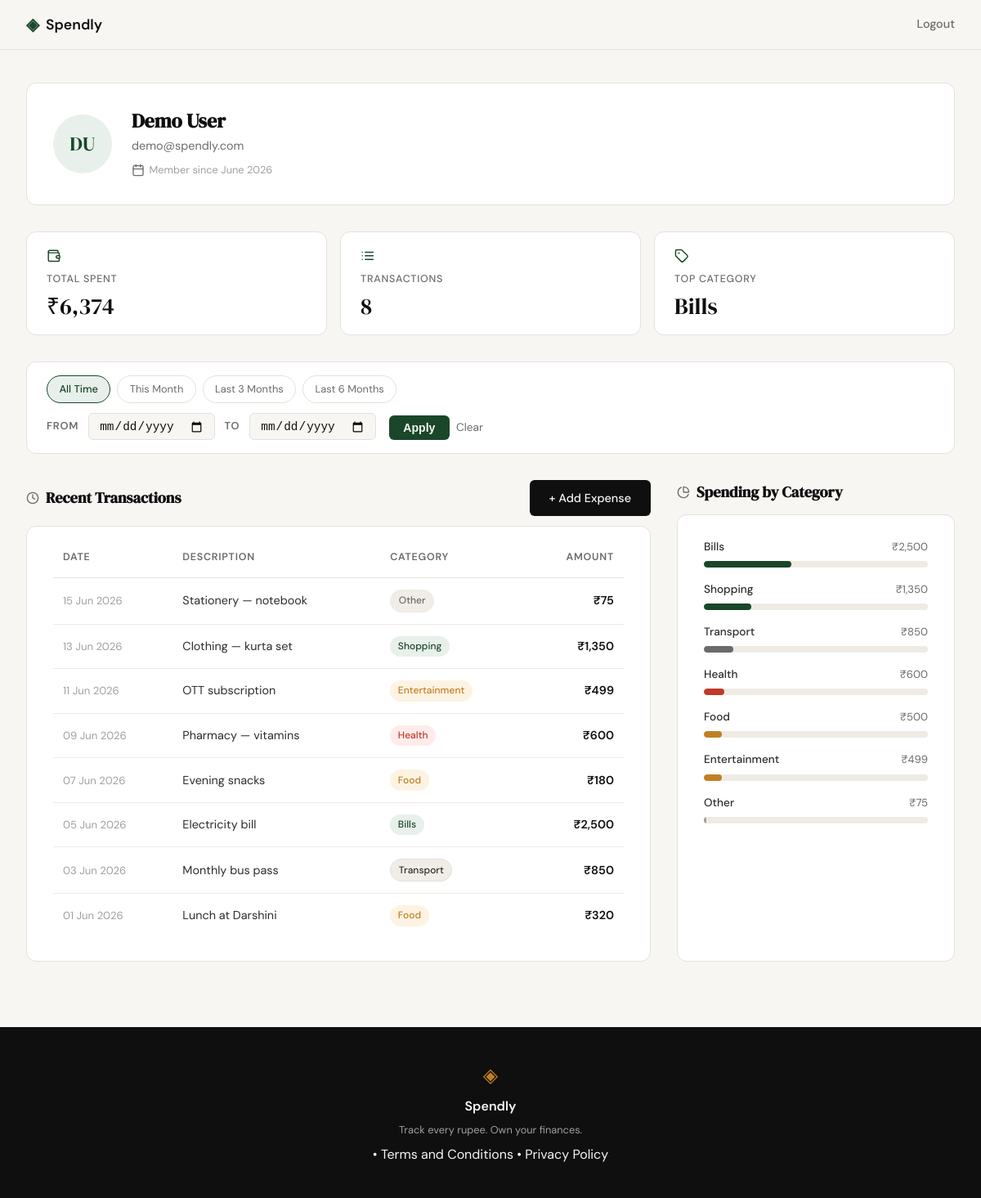
Screenshot of /profile (signed in) with the database file from the repository.
### tables this page shows
CREATE TABLE users (
            id            INTEGER PRIMARY KEY AUTOINCREMENT,
            name          TEXT    NOT NULL,
            email         TEXT    UNIQUE NOT NULL,
            password_hash TEXT    NOT NULL,
            created_at    TEXT    DEFAULT (datetime('now'))
        );

CREATE TABLE expenses (
            id          INTEGER PRIMARY KEY AUTOINCREMENT,
            user_id     INTEGER NOT NULL,
            amount      REAL    NOT NULL,
            category    TEXT    NOT NULL,
            date        TEXT    NOT NULL,
            description TEXT,
            created_at  TEXT    DEFAULT (datetime('now')),
            FOREIGN KEY (user_id) REFERENCES users (id)
        );

### app.py (the view)
@app.route("/profile")
def profile():
    if not session.get("user_id"):
        return redirect(url_for("login"))
    db_user = get_user_by_id(session["user_id"])
    if db_user is None:
        session.clear()
        return redirect(url_for("login"))
    user = {
        "name": db_user["name"],
        "email": db_user["email"],
        "member_since": _fmt_member_since(db_user["created_at"]),
    }
    filter_from = request.args.get("from_date", "").strip()
    filter_to = request.args.get("to_date", "").strip()
    filter_error = None
    filter_hint = None
    active_filter = False
    if filter_from and not _DATE_RE.match(filter_from):
        filter_error = "Invalid start date. Use YYYY-MM-DD format."
        filter_from = filter_to = ""
    elif filter_to and not _DATE_RE.match(filter_to):
        filter_error = "Invalid end date. Use YYYY-MM-DD format."
        filter_from = filter_to = ""
    elif bool(filter_from) != bool(filter_to):
        filter_hint = "Please provide both a start and an end date."
        filter_from = filter_to = ""
    elif filter_from and filter_to:
        if filter_from > filter_to:
            filter_error = "Start date must be on or before the end date."
            filter_from = filter_to = ""
        else:
            active_filter = True
    user_id = session["user_id"]
    from_arg = filter_from if active_filter else None
    to_arg = filter_to if active_filter else None
    expenses = get_user_expenses(user_id, from_arg, to_arg)
    stats = get_user_stats(user_id, from_arg, to_arg)
    categories = get_user_categories(user_id, from_arg, to_arg)
    filter_from_display = _fmt_date(filter_from) if active_filter else ""
    filter_to_display = _fmt_date(filter_to) if active_filter else ""
    _today = date.today()
    quick_filters = {
        "This Month":    (_today.replace(day=1).isoformat(), _today.isoformat()),
        "Last 3 Months": ((_today - timedelta(days=90)).isoformat(), _today.isoformat()),
        "Last 6 Months": ((_today - timedelta(days=180)).isoformat(), _today.isoformat()),
    }
    return render_template(
        "profile.html",
        user=user, stats=stats, expenses=expenses, categories=categories,
        filter_from=filter_from, filter_to=filter_to,
        filter_from_display=filter_from_display, filter_to_display=filter_to_display,
        active_filter=active_filter,
        filter_error=filter_error, filter_hint=filter_hint,
        quick_filters=quick_filters,
    )

### app.py (called while the page is built)
@app.after_request
def set_security_headers(response):
    response.headers["X-Content-Type-Options"] = "nosniff"
    response.headers["X-Frame-Options"] = "DENY"
    response.headers["Referrer-Policy"] = "strict-origin-when-cross-origin"
    return response

### database/db.py (called while the page is built)
def get_db():
    conn = sqlite3.connect(DB_PATH)
    conn.row_factory = sqlite3.Row
    conn.execute("PRAGMA foreign_keys = ON")
    return conn

def get_user_by_id(user_id):
    conn = get_db()
    cursor = conn.cursor()
    cursor.execute("SELECT * FROM users WHERE id = ?", (user_id,))
    user = cursor.fetchone()
    conn.close()
    return user

def _fmt_amount(amount_float):
    return f"₹{int(amount_float):,}"

def _fmt_date(date_str):
    dt = datetime.strptime(date_str, "%Y-%m-%d")
    return dt.strftime("%#d %b %Y")

def _fmt_member_since(created_at_str):
    dt = datetime.strptime(created_at_str, "%Y-%m-%d %H:%M:%S")
    return dt.strftime("%B %Y")

def _date_filter(from_date, to_date):
    if from_date and to_date:
        return " AND date BETWEEN ? AND ?", [from_date, to_date]
    return "", []

def get_user_expenses(user_id, from_date=None, to_date=None):
    conn = get_db()
    cursor = conn.cursor()
    date_clause, date_params = _date_filter(from_date, to_date)
    sql = ("SELECT date, description, category, amount FROM expenses "
           "WHERE user_id = ?" + date_clause)
    params = [user_id] + date_params
    sql += " ORDER BY date DESC" if date_clause else " ORDER BY date DESC LIMIT 10"
    cursor.execute(sql, params)
    rows = cursor.fetchall()
    conn.close()
    return [
        {
            "date": _fmt_date(row["date"]),
            "description": row["description"],
            "category": row["category"],
            "amount": _fmt_amount(row["amount"]),
        }
        for row in rows
    ]

### templates/profile.html (shortened to what this page needs)
{% extends "base.html" %}
{% block head %}
<link rel="stylesheet" href="{{ url_for('static', filename='css/profile.css') }}">
{% endblock %}
{% block content %}
<div class="profile-page">
  <div class="profile-inner">
    <section class="profile-hero">
      <div class="profile-avatar">
        <span class="profile-avatar__initials">
          {{ user.name.split()[0][0] }}{{ user.name.split()[-1][0] }}
        </span>
      </div>
      <div class="profile-identity">
        <h1 class="profile-identity__name">{{ user.name }}</h1>
        <p class="profile-identity__email">{{ user.email }}</p>
        <p class="profile-identity__since">
          <i data-lucide="calendar" class="profile-icon"></i>
          Member since {{ user.member_since }}
        </p>
      </div>
    </section>
    <section class="profile-stats">
      <div class="profile-stat-card">
        <i data-lucide="wallet" class="profile-stat-card__icon"></i>
        <span class="profile-stat-card__label">Total Spent</span>
        <span class="profile-stat-card__value">{{ stats.total_spent }}</span>
      </div>
      <div class="profile-stat-card">
        <i data-lucide="list" class="profile-stat-card__icon"></i>
        <span class="profile-stat-card__label">Transactions</span>
        <span class="profile-stat-card__value">{{ stats.transaction_count }}</span>
      </div>
      <div class="profile-stat-card">
        <i data-lucide="tag" class="profile-stat-card__icon"></i>
        <span class="profile-stat-card__label">Top Category</span>
        <span class="profile-stat-card__value">{{ stats.top_category }}</span>
      </div>
    </section>
    <form class="filter-form" method="GET" action="{{ url_for('profile') }}">
      <div class="quick-filter">
        <a href="{{ url_for('profile') }}"
           class="quick-filter__btn {% if not active_filter %}quick-filter__btn--active{% endif %}">
          All Time
        </a>
        {% for label, (from_d, to_d) in quick_filters.items() %}
        <a href="{{ url_for('profile', from_date=from_d, to_date=to_d) }}"
           class="quick-filter__btn {% if filter_from == from_d and filter_to == to_d %}quick-filter__btn--active{% endif %}">
          {{ label }}
        </a>
        {% endfor %}
      </div>
      <div class="filter-form__row">
        <div class="filter-form__fields">
          <label class="filter-form__label" for="from_date">From</label>
          <input class="filter-form__input" type="date" id="from_date"
                 name="from_date" value="{{ filter_from }}">
          <label class="filter-form__label" for="to_date">To</label>
          <input class="filter-form__input" type="date" id="to_date"
                 name="to_date" value="{{ filter_to }}">
        </div>
        <div class="filter-form__actions">
          <button class="filter-form__btn" type="submit">Apply</button>
          {% if not active_filter %}
          <a class="filter-form__clear" href="{{ url_for('profile') }}">Clear</a>
          {% endif %}
        </div>
      </div>
    </form>
    <div class="profile-bottom-grid">
      <section class="profile-section">
        <div class="profile-section__header">
          <h2 class="profile-section__heading">
            <i data-lucide="clock" class="profile-icon"></i>
            Recent Transactions
          </h2>
          <a href="{{ url_for('add_expense_view') }}" class="btn-primary">+ Add Expense</a>
        </div>
        <div class="profile-card">
          <table class="txn-table">
            <thead class="txn-table__head">
              <tr>
                <th class="txn-table__th">Date</th>
                <th class="txn-table__th">Description</th>
                <th class="txn-table__th">Category</th>
                <th class="txn-table__th txn-table__th--right">Amount</th>
              </tr>
            </thead>
            <tbody>
              {% for expense in expenses %}
              <tr class="txn-table__row">
                <td class="txn-table__td txn-table__td--date">{{ expense.date }}</td>
                <td class="txn-table__td">{{ expense.description }}</td>
                <td class="txn-table__td">
                  <span class="cat-badge cat-badge--{{ expense.category | lower | replace(' ', '-') }}">
                    {{ expense.category }}
                  </span>
                </td>
                <td class="txn-table__td txn-table__td--amount">{{ expense.amount }}</td>
              </tr>
              {% endfor %}
            </tbody>
          </table>
        </div>
      </section>
      <section class="profile-section">
        <h2 class="profile-section__heading">
          <i data-lucide="pie-chart" class="profile-icon"></i>
          Spending by Category
        </h2>
        <div class="profile-card profile-card--full-height">
          <div class="cat-breakdown">
            {% for cat in categories %}
            <div class="cat-breakdown__row">
              <div class="cat-breakdown__meta">
                <span class="cat-breakdown__name">{{ cat.name }}</span>
                <span class="cat-breakdown__total">{{ cat.total }}</span>
              </div>
              <div class="cat-breakdown__track">
                <div
                  class="cat-breakdown__fill cat-breakdown__fill--{{ cat.name | lower | replace(' ', '-') }}"
                  style="--bar-pct: {{ cat.pct }}%">
                </div>
              </div>
            </div>
            {% endfor %}
          </div>
        </div>
      </section>
    </div>
  </div>
</div>
{% endblock %}

### static/css/style.css (style rules this page uses)
:root { --ink: #0f0f0f; --ink-soft: #2d2d2d; --ink-muted: #6b6b6b; --ink-faint: #a0a0a0; --paper: #f7f6f3; --paper-warm: #f0ede6; --paper-card: #ffffff; --accent: #1a472a; --accent-light: #e8f0eb; --accent-2: #c17f24; --accent-2-light: #fdf3e3; --danger: #c0392b; --danger-light: #fdecea; --border: #e4e1da; --border-soft: #eeebe4; --font-display: 'DM Serif Display', Georgia, serif; --font-body: 'DM Sans', system-ui, sans-serif; --max-width: 1200px; --auth-width: 440px; --radius-sm: 6px; --radius-md: 12px; --radius-lg: 20px; }
*, *::before, *::after { box-sizing: border-box; margin: 0; padding: 0; }
html { font-size: 16px; scroll-behavior: smooth; }
body { background: var(--paper); color: var(--ink); font-family: var(--font-body); font-size: 1rem; line-height: 1.6; -webkit-font-smoothing: antialiased; }
a { color: inherit; text-decoration: none; }
.btn-primary { display: inline-block; background: var(--ink); color: var(--paper); padding: 0.65rem 1.5rem; border-radius: var(--radius-sm); font-family: var(--font-body); font-size: 0.9rem; font-weight: 500; cursor: pointer; border: none; transition: background 0.2s; text-decoration: none; }

### rows the page displays
users: name "D", name "U", name "Demo User", email "demo@spendly.com"
expenses: top_category "Bills", date "05 Jun 2026", description "Electricity bill", category "Bills", amount "₹2,500"
expenses: date "15 Jun 2026", description "Stationery — notebook", category "Other", amount "₹75"
expenses: date "13 Jun 2026", description "Clothing — kurta set", category "Shopping", amount "₹1,350"
expenses: date "11 Jun 2026", description "OTT subscription", category "Entertainment", amount "₹499"
expenses: date "09 Jun 2026", description "Pharmacy — vitamins", category "Health", amount "₹600"
expenses: date "07 Jun 2026", description "Evening snacks", category "Food", amount "₹180"
expenses: date "03 Jun 2026", description "Monthly bus pass", category "Transport", amount "₹850"
expenses: date "01 Jun 2026", description "Lunch at Darshini", category "Food", amount "₹320"

### other values shown
{{ user.member_since }} "June 2026"
{{ stats.total_spent }} "₹6,374"
{{ stats.transaction_count }} "8"
{{ label }} "This Month" "Last 3 Months" "Last 6 Months"
{{ cat.name }} "Bills" "Shopping" "Transport" "Health" "Food" "Entertainment" "Other"
{{ cat.total }} "₹2,500" "₹1,350" "₹850" "₹600" "₹500" "₹499" "₹75"
